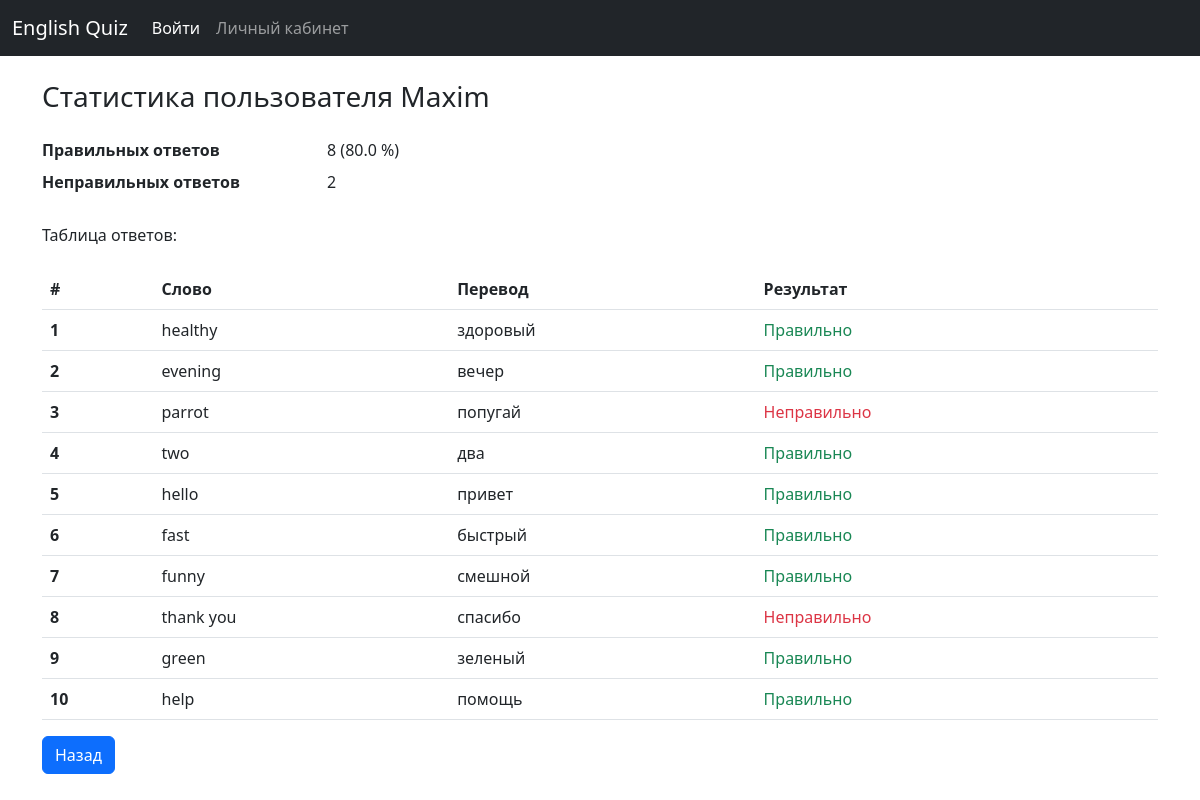
The page /stat/1 (signed in) on the database its author committed.
### models/models_db.py (models this page shows, shortened)
class User(db.Model, UserMixin):
    __tablename__ = 'users'
    id = db.Column(db.Integer, primary_key=True)
    username = db.Column(db.String(100), nullable=False, default='Unknown User')
    email = db.Column(db.String(100), nullable=False, unique=True)
    password = db.Column(db.String(100), nullable=False)
    date_of_registration = db.Column(db.DateTime, default=datetime.today())
    sessions = db.relationship('Session', backref='user', lazy=True)
    role = db.Column(db.String(30), nullable=False, default='user')

class Question(db.Model):
    __tablename__ = 'questions'
    id = db.Column(db.Integer, primary_key=True)
    level = db.Column(db.Integer, nullable=False)
    question = db.Column(db.String(100), nullable=False)
    answer = db.Column(db.String(100), nullable=False)

### app.py (the view)
@app.route('/stat/<int:session_id>')
@login_required
def stat(session_id):  # Страница статистики
    user = current_user
    session = Session.query.get(session_id)
    results = session.get_answers_list()
    correct_answers = len([res for qst, res in results if res])
    incorrect_answers = len(results) - correct_answers
    return render_template('stat.html', user=user, correct_answers=correct_answers, incorrect_answers=incorrect_answers,
                           results=results, user_id=user.id)

### app.py (called while the page is built)
@login_manager.user_loader
def load_user(user_id):
    return User.query.get(user_id)

@app.after_request
def redirect_to_sign(response):
    if response.status_code == 401:
        return redirect(url_for('login'))
    return response

### models/models_db.py (called while the page is built)
    def get_answers_list(self):
        return pickle.loads(self.answers)

### templates/stat.html (shortened to what this page needs)
{% extends 'base.html' %}
{% block body %}
    <div class="container">
        <h3 class="my-4">Статистика пользователя {{ user.username }}</h3>
        <dl class="row">
            <dt class="col-sm-3">Правильных ответов</dt>
            <dd class="col-sm-9">{{ correct_answers }}
                ({{ (correct_answers / results | length * 100) | round }} %)
            </dd>
            <dt class="col-sm-3">Неправильных ответов</dt>
            <dd class="col-sm-9">{{ incorrect_answers }}</dd>
        </dl>
        <h6 class="my-4">Таблица ответов:</h6>
        <table class="table">
            <thead>
            <tr>
                <th scope="col">#</th>
                <th scope="col">Слово</th>
                <th scope="col">Перевод</th>
                <th scope="col">Результат</th>
            </tr>
            </thead>
            <tbody>
            {% for question, result in results %}
                <tr>
                    <th scope="row">{{ loop.index }}</th>
                    <td>{{ question.question }}</td>
                    <td>{{ question.answer }}</td>
                    {% if result %}
                        <td class="text-success">Правильно</td>
                    {% else %}
                        <td class="text-danger">Неправильно</td>
                    {% endif %}
                </tr>
            {% endfor %}
            </tbody>
        </table>
    <a class="btn btn-primary" href="{{ url_for('profile') }}" role="button">Назад</a>
    </div>
{% endblock %}

### templates/base.html (shortened to what this page needs)
<!doctype html>
<html lang="en">
<head>
    <link rel="stylesheet" href="https://cdn.jsdelivr.net/npm/bootstrap@5.2.3/dist/css/bootstrap.min.css"
>
</head>
<body>
<nav class="navbar navbar-expand-sm navbar-dark bg-dark" aria-label="Third navbar example">
    <div class="container-fluid">
      <a class="navbar-brand" href="/">English Quiz</a>
      <div class="collapse navbar-collapse" id="navbarsExample03">
        <ul class="navbar-nav me-auto mb-2 mb-sm-0">
          <li class="nav-item">
            <a class="nav-link active" aria-current="page" href="/login">Войти</a>
          </li>
          <li class="nav-item">
            <a class="nav-link" href="/profile">Личный кабинет</a>
          </li>
        </ul>
      </div>
    </div>
  </nav>
{% block body %}
{% endblock %}
</body>
</html>

### rows shown on the page
User: username "Maxim"
Question: question "healthy", answer "здоровый", shows "Правильно"
Question: question "evening", answer "вечер", shows "Правильно"
Question: question "parrot", answer "попугай", shows "Неправильно"
Question: question "two", answer "два", shows "Правильно"
Question: question "hello", answer "привет", shows "Правильно"
Question: question "fast", answer "быстрый", shows "Правильно"
Question: question "funny", answer "смешной", shows "Правильно"
Question: question "thank you", answer "спасибо", shows "Неправильно"
Question: question "green", answer "зеленый", shows "Правильно"
Question: question "help", answer "помощь", shows "Правильно"

### other values the page prints
{{ correct_answers }} "8"
{{ (correct_answers / results | length * 100) | round }} "80.0"
{{ incorrect_answers }} "2"
